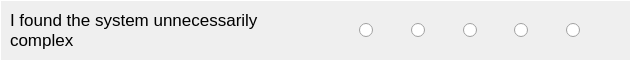
  <widget class="QFrame" name="frame_Q2">
   <property name="geometry">
    <rect>
     <x>60</x>
     <y>151</y>
     <width>631</width>
     <height>61</height>
    </rect>
   </property>
   <property name="styleSheet">
    <string notr="true">QFrame
{
border:1px solid white;
}

QRadioButton::indicator::checked
{ 
	border: 2px solid white; 
	border-radius: 6px; 
	background-color: rgb(225,67,19); 
	width: 10px; 
	height: 9px; 
}</string>
   </property>
   <property name="frameShape">
    <enum>QFrame::StyledPanel</enum>
   </property>
   <property name="frameShadow">
    <enum>QFrame::Raised</enum>
   </property>
   <widget class="QLabel" name="label_Text2">
    <property name="geometry">
     <rect>
      <x>10</x>
      <y>10</y>
      <width>311</width>
      <height>41</height>
     </rect>
    </property>
    <property name="font">
     <font>
      <family>Arial</family>
      <pointsize>13</pointsize>
     </font>
    </property>
    <property name="styleSheet">
     <string notr="true">QFrame
{
border:none;
}</string>
    </property>
    <property name="text">
     <string>&lt;html&gt;&lt;head/&gt;&lt;body&gt;&lt;p&gt;I found the system unnecessarily complex&lt;/p&gt;&lt;/body&gt;&lt;/html&gt;</string>
    </property>
    <property name="textFormat">
     <enum>Qt::RichText</enum>
    </property>
    <property name="wordWrap">
     <bool>true</bool>
    </property>
   </widget>
   <widget class="QFrame" name="frame_Choice2">
    <property name="geometry">
     <rect>
      <x>350</x>
      <y>10</y>
      <width>271</width>
      <height>41</height>
     </rect>
    </property>
    <property name="layoutDirection">
     <enum>Qt::LeftToRight</enum>
    </property>
    <property name="styleSheet">
     <string notr="true">QFrame
{
border:none;
}</string>
    </property>
    <layout class="QHBoxLayout" name="horizontalLayout_3">
     <item>
      <widget class="QRadioButton" name="quest2Ans1">
       <property name="layoutDirection">
        <enum>Qt::LeftToRight</enum>
       </property>
       <property name="text">
        <string/>
       </property>
       <property name="checked">
        <bool>false</bool>
       </property>
       <property name="autoExclusive">
        <bool>true</bool>
       </property>
      </widget>
     </item>
     <item>
      <widget class="QRadioButton" name="quest2Ans2">
       <property name="text">
        <string/>
       </property>
      </widget>
     </item>
     <item>
      <widget class="QRadioButton" name="quest2Ans3">
       <property name="text">
        <string/>
       </property>
      </widget>
     </item>
     <item>
      <widget class="QRadioButton" name="quest2Ans4">
       <property name="text">
        <string/>
       </property>
      </widget>
     </item>
     <item>
      <widget class="QRadioButton" name="quest2Ans5">
       <property name="text">
        <string/>
       </property>
      </widget>
     </item>
    </layout>
   </widget>
  </widget>
